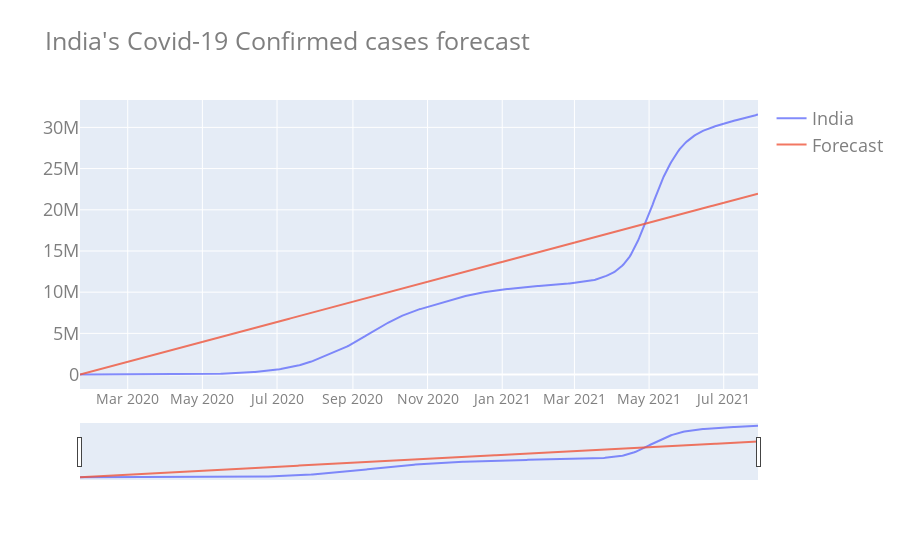

The cell this chart's notebook holds for it:
### Code cell
my_graph(data_LRF.date,
           data_LRF.iloc[:,1:],"India's Covid-19 Confirmed cases forecast",
           y='linear',
           slider=True)

### Figure 1 — Plotly figure (JSON) as saved in the notebook; plotly's stock layout.template omitted (floating-point values rounded to 4 significant figures; data arrays with more than 128 entries replaced by an {"elided": "..."} marker saying what was removed)
{"data": [{"name": "India", "opacity": 0.8, "type": "scatter", "x": {"elided": "555 str values"}, "y": {"elided": "555 int values"}}, {"name": "Forecast", "opacity": 0.8, "type": "scatter", "x": {"elided": "555 str values"}, "y": {"elided": "555 float values"}}], "layout": {"autosize": true, "font": {"color": "#7f7f7f", "size": 18}, "title": {"text": "India's Covid-19 Confirmed cases forecast"}, "xaxis": {"rangeslider": {"visible": true}, "tickfont": {"color": "#7f7f7f", "size": 14}}, "yaxis": {"type": "linear"}}}
